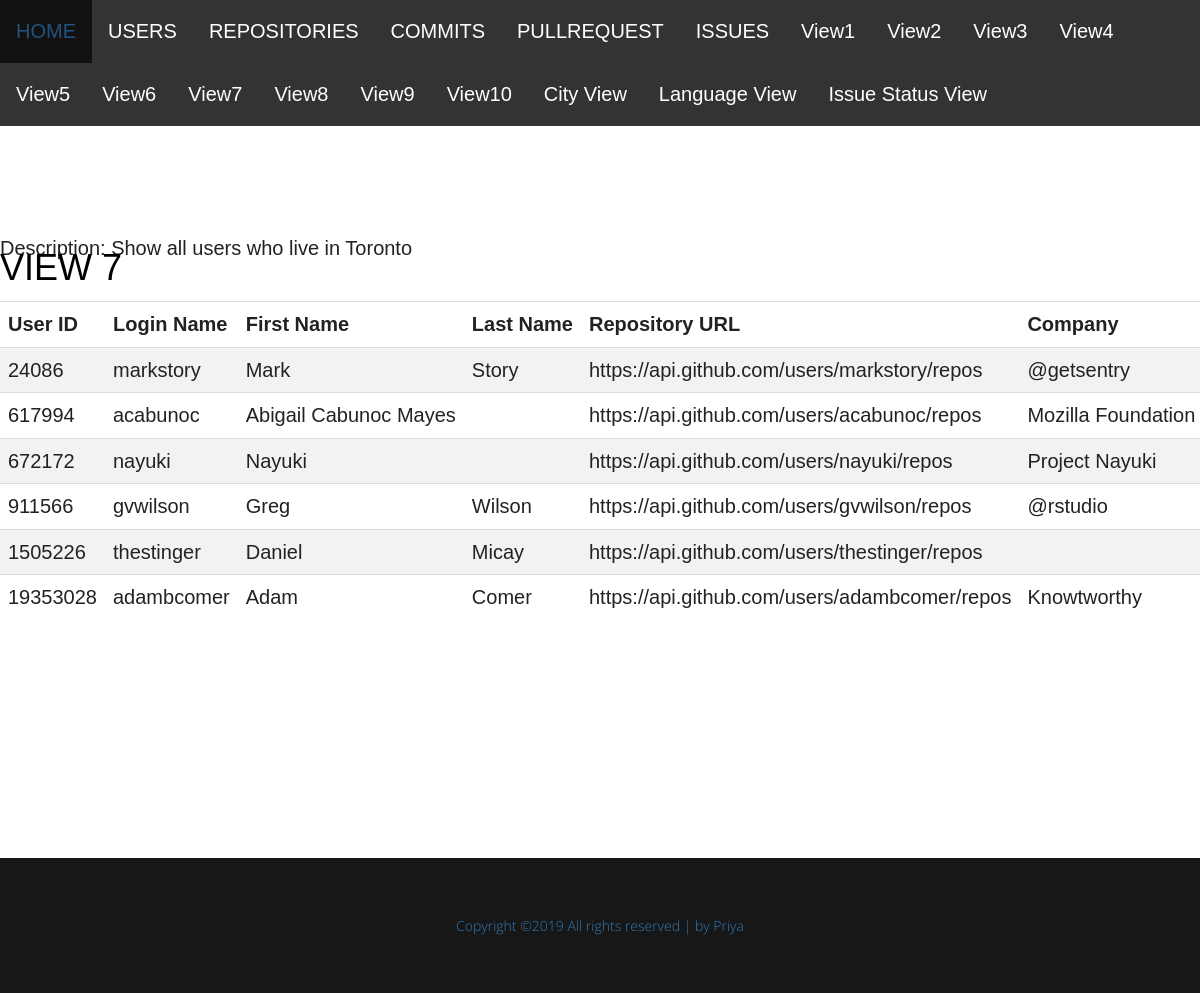
The app's page /frontendGitHub/View7.php with its own data.
### tables this page shows
CREATE TABLE `user` (
  `user_id` int(10) unsigned NOT NULL AUTO_INCREMENT,
  `login_name` varchar(45) NOT NULL,
  `fname` varchar(45) NOT NULL,
  `lname` varchar(45) NOT NULL,
  `repo_url` varchar(100) DEFAULT NULL,
  `company` varchar(45) DEFAULT NULL,
  `city` varchar(45) DEFAULT NULL,
  `no_of_repos` int(11) DEFAULT NULL,
  `followers` int(11) DEFAULT NULL,
  `followings` int(11) DEFAULT NULL,
  `date_created` date DEFAULT NULL,
  `date_updated` date DEFAULT NULL,
  PRIMARY KEY (`user_id`)
);

### frontendGitHub/View7.php (the view, shortened to what this page needs)
<?php
$host="127.0.0.1";
$port=3307;
$socket="";
$user="root";
$password="";
$dbname="Project2";
$con = new mysqli($host, $user, $password, $dbname, $port, $socket)
	or die ('Could not connect to the database server' . mysqli_connect_error());
?>
<!DOCTYPE html>
<html lang="en">
<head>
</head>
<body>
<ul>
  <li><a class="active" href="GITHUB_API.html">HOME</a></li>
  <li><a href="users.php">USERS</a></li>
  <li><a href="REPOSITORIES.php">REPOSITORIES</a></li>
  <li><a href="COMMITS.php">COMMITS</a></li>
  <li><a href="PULLREQUEST.php">PULLREQUEST</a></li>
  <li><a href="ISSUES.php">ISSUES</a></li>
  <li><a href="View1.php">View1</a></li>
  <li><a href="View2.php">View2</a></li>
  <li><a href="View3.php">View3</a></li>
  <li><a href="View4.php">View4</a></li>
  <li><a href="View5.php">View5</a></li>
  <li><a href="View6.php">View6</a></li>
  <li><a href="View7.php">View7</a></li>
  <li><a href="View8.php">View8</a></li>
  <li><a href="View9.php">View9</a></li>
  <li><a href="View10.php">View10</a></li>
  <li><a href="CityView.php">City View</a></li>
  <li><a href="LanguageView.php">Language View</a></li>
  <li><a href="IssueStatusView.php">Issue Status View</a></li>
</ul>
<link href="css/bootstrap.min.css" rel="stylesheet">
<link href="css/bootstrap-theme.min.css" rel="stylesheet">
<link href="css/font-awesome.min.css" rel="stylesheet">
<link rel="stylesheet" href="css/themify-icons.css">
<link rel="stylesheet" href="css/animate.css">
<link rel="stylesheet" href="css/style.css">
<br>
<div>
    <h1 class="hero-text">VIEW 7</h1>
</div>
<br><br>
<p> Description: Show all users who live in Toronto </p>
<br>
<div class = "table_wrapper">
<table style="width:100%" class="table" id="dataTable" >
    <tr style="font-weight:bold"><td>User ID</td><td>Login Name</td><td>First Name</td><td>Last Name</td><td>Repository URL</td><td>Company</td></tr>
    <?php
        $sql = "SELECT *
                FROM user
                WHERE city = 'toronto';";
        $result = mysqli_query($con, $sql) or die("Bad Query: $sql");
        while ($row = mysqli_fetch_assoc($result)){
            echo "<tr><td>{$row['user_id']}</td><td>{$row['login_name']}</td><td>{$row['fname']}</td><td>{$row['lname']}</td><td>{$row['repo_url']}</td><td>{$row['company']}</td><td>{$row['city']}</td><td>{$row['no_of_repos']}</td><td>{$row['followers']}</td><td>{$row['followings']}</td><td>{$row['date_created']}</td><td>{$row['date_updated']}</td></tr>";
        }
    ?>
</table>
</div>
<br>
</body>
<section class="product-landing pro_d" data-scroll-index="1">
</section>
<footer class="footer-area">
    <div class="container">
        <div class="row text-center">
            <p class="copyright">
                <a>Copyright &copy;<script>document.write(new Date().getFullYear());</script> All rights reserved | by Priya</a>
            </p>
        </div>
    </div>
</footer>
</html>

### frontendGitHub/css/style.css (style rules this page uses)
body { font-family: 'Montserrat'; font-weight: 300; font-size: 20px; line-height: 35px; color: #222; }
a, .btn, button { text-decoration: none; outline: none; transition: all 0.6s ease-in-out; }
p { margin: 0px; }
ul, h1, h2, h3, h4, h5, h6 { margin: 0; list-style: none; padding: 0; margin: 0px; }
body { overflow-x: hidden; }
.hero-text { text-align: center; position: absolute; top: 25%; transform: translateY(-50%); left: 50%; transform: translateX(-50%); z-index: 9999; }
.product-landing { padding-top: 113px; padding-bottom: 70px; }
.footer-area { background: #161716; padding: 50px 0; }
.copyright { color: #97989b; font-size: 14px; font-family: 'Open Sans', sans-serif; font-weight: 400px; }

### frontendGitHub/View7.php (style rules this page uses)
ul { list-style-type: none; margin: 0; padding: 0; overflow: hidden; background-color: #333; }
li { float: left; }
li a { display: block; color: white; text-align: center; padding: 14px 16px; text-decoration: none; }
table { border-collapse: collapse; width: 100%; }
.table_wrapper { display: block; overflow-x: auto; white-space: nowrap; }
th, td { text-align: left; padding: 8px; }
tr:nth-child(even) { background-color: #f2f2f2; }
h1.hero-text { color: black; text-align: left; width: 100% !important; }
body { font-family: Arial, Helvetica, sans-serif; font-size: 20px; }

### records on screen
user: user_id "24086", login_name "markstory", fname "Mark", lname "Story", repo_url "https://api.github.com/users/markstory/repos", company "@getsentry"
user: user_id "617994", login_name "acabunoc", fname "Abigail Cabunoc Mayes", repo_url "https://api.github.com/users/acabunoc/repos", company "Mozilla Foundation"
user: user_id "672172", login_name "nayuki", fname "Nayuki", repo_url "https://api.github.com/users/nayuki/repos", company "Project Nayuki"
user: user_id "911566", login_name "gvwilson", fname "Greg", lname "Wilson", repo_url "https://api.github.com/users/gvwilson/repos", company "@rstudio"
user: user_id "1505226", login_name "thestinger", fname "Daniel", lname "Micay", repo_url "https://api.github.com/users/thestinger/repos"
user: user_id "19353028", login_name "adambcomer", fname "Adam", lname "Comer", repo_url "https://api.github.com/users/adambcomer/repos", company "Knowtworthy"
